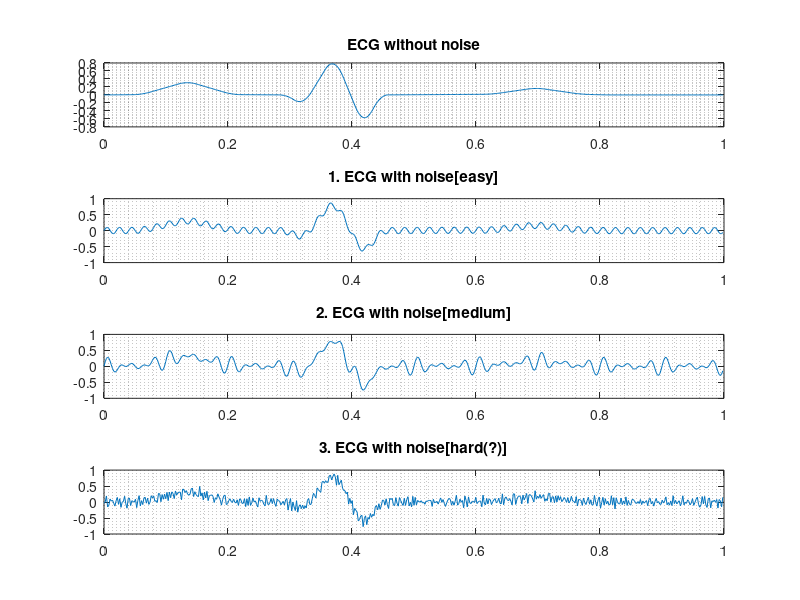
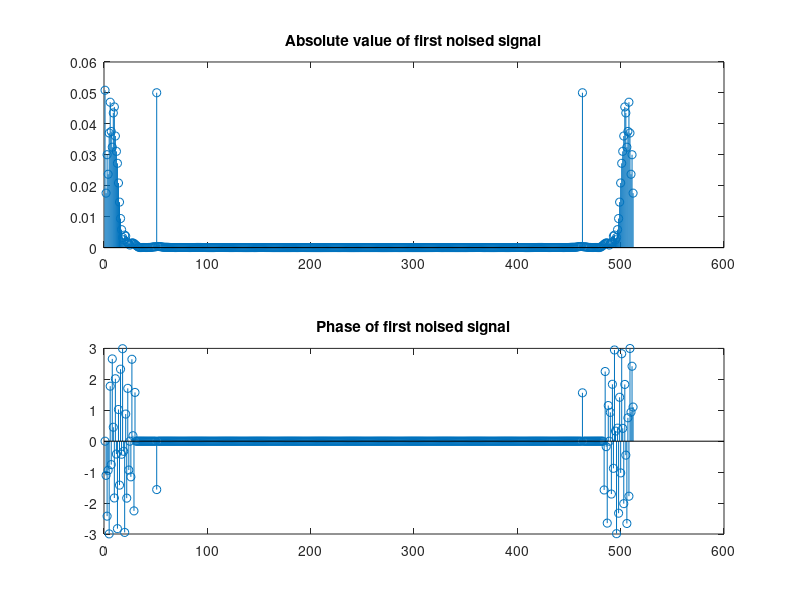

These charts were generated, in order, by the following MATLAB code: (Note: this script raises an error after producing the figures.)
%Loading of the ecgdata
ecgdata = load('ecgdata2.dat', '-mat');

%extracting the ecgdata into seperate workspace entities
ecg_raw = ecgdata.ecg3;
ecg_noised1 = ecgdata.sig1;
ecg_noised2 = ecgdata.sig2;
ecg_noised3 = ecgdata.sig3;
ecg_t = ecgdata.t;
ecg_t_single_periode = ecg_t(1:512);
ecg_T = 1:512;

%plotting of the raw ecg, and the noised signals.
figure(1);
subplot(4, 1, 1);
plot(ecg_t_single_periode, ecg_raw(ecg_T));
grid minor
title('ECG without noise');

subplot(4, 1, 2);
plot(ecg_t_single_periode, ecg_noised1(ecg_T));
grid minor
title('1. ECG with noise[easy]');

subplot(4, 1, 3);
plot(ecg_t_single_periode, ecg_noised2(ecg_T));
grid minor
title('2. ECG with noise[medium]');

subplot(4, 1, 4);
plot(ecg_t_single_periode, ecg_noised3(ecg_T));
grid minor
title('3. ECG with noise[hard(?)]');

%Performing a DFT of the signals

%from assignment 2 we know that we need approximately N=60 for the DFT to
%accurately reconstruct the ECG signal.
DFT_ecg_raw = fft(ecg_raw(ecg_T), 120);
DFT_ecg_noised1 = fft(ecg_noised1(ecg_T));
DFT_ecg_noised2 = fft(ecg_noised2(ecg_T));
DFT_ecg_noised3 = fft(ecg_noised3(ecg_T));

%DFT analysis of the first signal
sig1_ABS = abs(DFT_ecg_noised1)/512;
sig1_ANG = angle(DFT_ecg_noised1);

for i = 1:512
    if(sig1_ABS(i) < (max(sig1_ABS)/50))
        sig1_ANG(i) = 0;
    end
end

%Showing the DFT results from the first signal:
figure(2);
subplot(2, 1, 1);
stem(ecg_T, sig1_ABS);
title('Absolute value of first noised signal');

subplot(2, 1, 2);
stem(ecg_T, sig1_ANG);
title('Phase of first noised signal');


%Working on the first of the noised signals

%applying the designed filter to the first signal.
%the filter was designed with the noise parameters estimated to be about
%A=0.1 and T_s = 0.02.
ecg_noised1_lowpass_filtered = filter(lowpass_designfilt, ecg_noised1);

%Canceling the delay caused by the filtering
delay = mean(grpdelay(lowpass_designfilt));
%From the above we see that the delay is 111, which is half the order of
%the filter.
ecg_noised1_lowpass_filtered_shifted = ecg_noised1_lowpass_filtered;
ecg_noised1_lowpass_filtered_shifted(1:delay) = [];
%ecg_noised1_lowpass_filtered_shifted = [ecg_noised1_lowpass_filtered_shifted zeros(1, 111)];
ecg_T_shifted = ecg_t(1:end-delay);



%plotting the results of the filtering
figure(3);
subplot(4, 1, 1);
plot(ecg_t_single_periode, ecg_raw(ecg_T));
grid minor
title('ECG signal without noise');

subplot(4, 1, 2);
plot(ecg_t_single_periode, ecg_noised1(ecg_T));
grid minor
title('1. ECG signal with noise');

subplot(4, 1, 3);
plot(ecg_t_single_periode, ecg_noised1_lowpass_filtered_shifted(ecg_T));
grid minor
title('Lowpass filtered 1. ECG with noise');

subplot(4, 1, 4);
plot(ecg_t_single_periode, ifft(DFT_ecg_noised1));
grid minor
title('1. ECG signal reconstructed after filtering');




